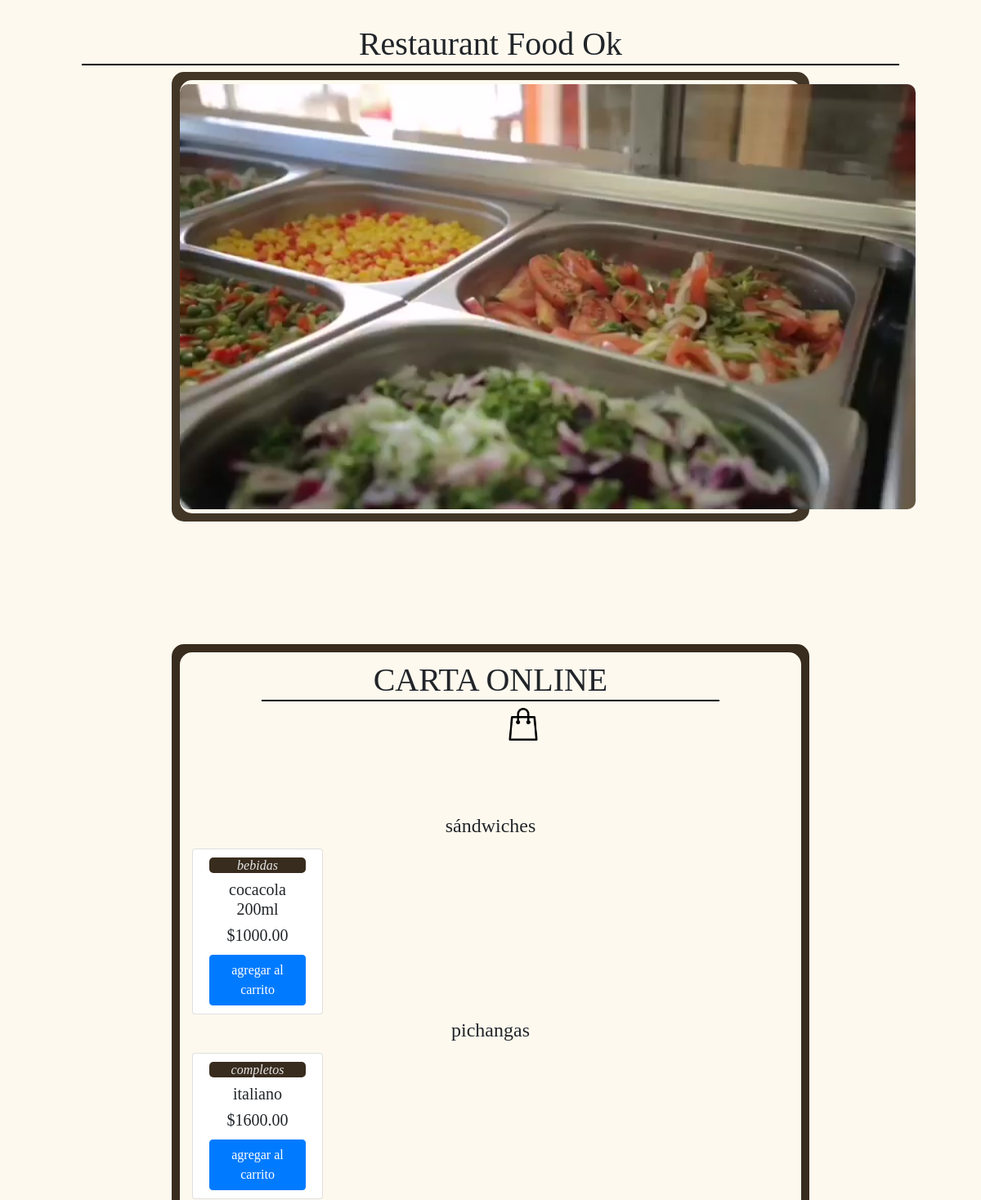
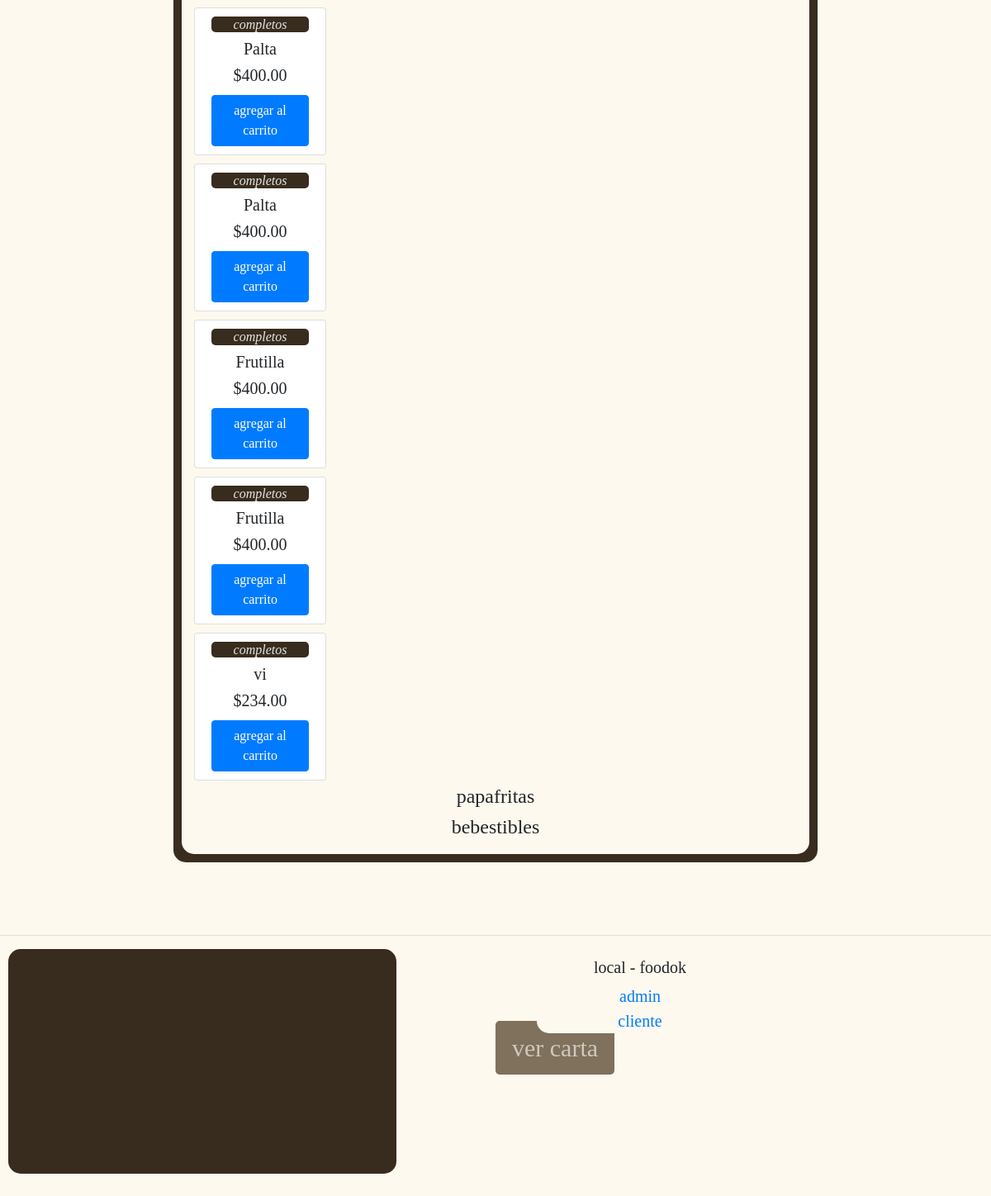
The page /src/client/listarProducto.php on the database its author committed (2 pictures, top to bottom).
### tables this page shows
CREATE TABLE `producto` (
  `id` int(11) NOT NULL,
  `id_categoria` int(11) NOT NULL,
  `nombre` varchar(50) NOT NULL,
  `precio` decimal(20,2) NOT NULL,
  `descripcion` varchar(100) NOT NULL,
  `imagen` varchar(255) NOT NULL
);

CREATE TABLE `categoria` (
  `id` int(11) NOT NULL,
  `nombre` varchar(50) NOT NULL
);

### src/templates/mostrarProductos.php (the view, shortened to what this page needs)
<?php foreach($listaProductos as $producto){ ?>
          <div class="col-3">
          <div class="card">
            <div class="card-body">
              <h6 class="categoria_sub"><i><?php echo $producto['categoria_nombre']?></i></h6>
              <h5><?php echo $producto['nombre'];?></h5>
              <h5 class="card-title">$<?php echo $producto['precio'];?></h5>
              <form action="" method="post">
                <button
                  class="btn btn-primary"
                  name="btnAccion"
                  value="AgregarCarrito"
                  type="submit" >
                  agregar al carrito
                </button>
              </form>
            </div>
          </div>
        </div>
        <?php } ?>

### src/templates/cabecera.php (shortened to what this page needs)
<!DOCTYPE html>
<html lang="en">
<head>
    <link rel="stylesheet" href="../styles/style.css">
</head>
<body>
    <header>

### src/client/listarProducto.php (shortened to what this page needs)
<?php
include('../carritoProducto.php');
include('../templates/cabecera.php');
?>
  <h1 >Restaurant Food Ok</h1>
    <section class="section-portada">
    <div class="contenido">
        <div class="portada">
            <img src="../images/scene00150.jpg" alt="">
        </div>
        <a href="#carta">ver carta</a>
      </div>
    </section>
    <section class="section-menu">
      <div class="contenido">
        <h1 id="carta">CARTA ONLINE</h1>
        <figcaption class="carritoCar">
        <a class="nav-link, " href="listarCarrito.php" tabindex="-1" aria-disabled="true">
                            <img id="ibolsa"  src="../images/bolsa.png"  width="40" height="40" alt=""> (
                        </a>
        </figcaption>
        <h4>sándwiches</h4>
        <?php
          $sentencia = $pdo->prepare("SELECT producto.*, categoria.nombre as categoria_nombre, categoria.id
           as categoria_id from producto  JOIN categoria ON producto.id_categoria = categoria.id where categoria.id = 1 ");
          $sentencia->execute();
          $listaProductos=$sentencia->fetchAll(PDO::FETCH_ASSOC);
           include('../templates/mostrarProductos.php')
           ?>
        <h4>pichangas</h4>
        <?php
          $sentencia = $pdo->prepare("SELECT producto.*, categoria.nombre as categoria_nombre, categoria.id
           as categoria_id from producto  JOIN categoria ON producto.id_categoria = categoria.id where categoria.id = 2 ");
          $sentencia->execute();
          $listaProductos=$sentencia->fetchAll(PDO::FETCH_ASSOC);
           include('../templates/mostrarProductos.php')
           ?>
        <h4>papafritas</h4>
        <?php
          $sentencia = $pdo->prepare("SELECT producto.*, categoria.nombre as categoria_nombre, categoria.id
           as categoria_id from producto  JOIN categoria ON producto.id_categoria = categoria.id where categoria.id = 3 ");
          $sentencia->execute();
          $listaProductos=$sentencia->fetchAll(PDO::FETCH_ASSOC);
           include('../templates/mostrarProductos.php')
           ?>
        <h4>bebestibles</h4>
        <div class="row">
          <?php
          $sentencia = $pdo->prepare("SELECT producto.*, categoria.nombre as categoria_nombre, categoria.id
           as categoria_id from producto  JOIN categoria ON producto.id_categoria = categoria.id where categoria.id = 4 ");
          $sentencia->execute();
          $listaProductos=$sentencia->fetchAll(PDO::FETCH_ASSOC);
           include('../templates/mostrarProductos.php')
           ?>
      </div>
    </section>
    </header>
</body>
</html>
<?php include('../templates/pie.php')?>

### src/templates/pie.php (shortened to what this page needs)
<footer >
<hr>
<section class="section-map">
<iframe src="https://www.google.com/maps/embed?pb=!1m14!1m8!1m3!1d19826.150932429748!2d-73.09534932059239!3d-36.78481224470193!3m2!1i1024!2i768!4f13.1!3m3!1m2!1s0x9669ca973a6f5007%3A0x15da628f93e853c4!2sFood%20Ok!5e0!3m2!1sen!2scl!4v1701184531351!5m2!1sen!2scl" width="600" height="250" style="border:0;" allowfullscreen="" loading="lazy"></iframe>
</section>
<section class="contenido" >
<div class="col-12 text-center">local - foodok </div>
<a href="../admin/login.php">admin</a>
<br>
<a href="../client/listarProducto.php">cliente</a>
</section>
</footer>
</body>
</html>

### src/styles/style.css (style rules this page uses)
body { background-color: #fef9ee; font-family: 'Bitter', serif; }
h1 { text-align: center; padding-top: 10px; border-bottom: 2px solid #000000; margin-left: 100px; margin-right: 100px; }
header { padding-top: 20px; }
.contenido { background-color: #fef9ee; border-radius: 15px; text-align: center; }
.contenido div { padding-top: 5px; padding-bottom: 5px; }
.contenido div img { border-radius: 10px; width: 900px; }
.contenido .row { padding: 0 10px 10px 10px ; }
.section-portada { background-color:#423627; margin: 0 210px 0 210px; border-radius: 15px; padding: 10px 10px 10px 10px; margin-bottom: 150px; }
.categoria_sub { background-color:#382c1e; color:#e6e6e6; border-radius: 5px; }
.section-portada a { position: absolute; left: 600px; bottom: 250px; text-decoration: none; color: #f3f1eeaf; font-size: 30px; background-color: rgba(82, 64, 39, 0.733); padding-top: 10px; padding-bottom: 10px; padding-right: 20px; padding-left: 20px; border-radius: 5px; }
footer .contenido { position: relative; font-size: 20px; margin-left: 650px ; bottom: 300px; padding-right: 300px; }
.section-map { position: relative; background-color:#382c1e; margin: 0 720px 30px 10px; border-radius: 15px; padding: 10px 0 5px 10px; }
.section-map iframe { border-radius: 10px; }
.section-menu { background-color:#382c1e; margin: 0 210px 0 210px; border-radius: 15px; padding: 10px 10px 10px 10px; }
.section-menu a, button { color: #423627; text-decoration: none; font-size: 20px; background: none; border: none; }
.section-menu .carritoCar { background-color: #645749a8; margin-left: 400px; margin-right: 400px; border-radius: 10px; }
.carritoCar a { color: #fef9ee; }

### rows shown on the page
producto: id_categoria.nombre "bebidas", nombre "cocacola 200ml", precio "1000.00"
producto: id_categoria.nombre "completos", nombre "italiano", precio "1600.00"
producto: id_categoria.nombre "completos", nombre "Palta", precio "400.00"
producto: id_categoria.nombre "completos", nombre "Palta", precio "400.00"
producto: id_categoria.nombre "completos", nombre "Frutilla", precio "400.00"
producto: id_categoria.nombre "completos", nombre "Frutilla", precio "400.00"
producto: id_categoria.nombre "completos", nombre "vi", precio "234.00"
